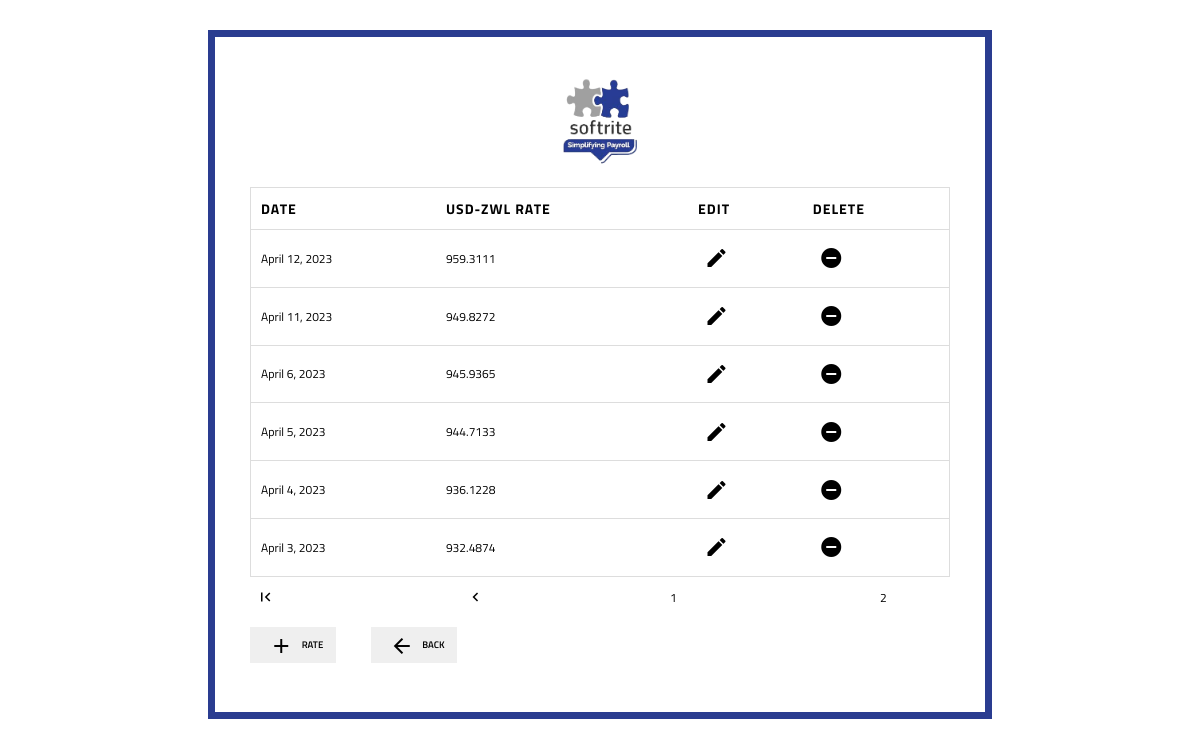
The page /interbank/?page=2 on the database its author committed.
### payroll_info/models.py (models this page shows, shortened)
class InterbankUSDRate(models.Model):
    date = models.DateField(default=datetime.today, unique=True)
    rate = models.FloatField()
    class Meta:
        verbose_name_plural = "Interbank USD Rates"

### payroll_info/views.py (the view)
# urls.py: path('interbank/', views.InterbankListView.as_view(), name='interbank-rates'),
class InterbankListView(ListView):
    model = InterbankUSDRate
    template_name = 'payroll_info/interbank_list.html'
    context_object_name = 'inter_rates'
    ordering = ['-date']  # ordered by date descending (latest first)
    paginate_by = 10
    def get_context_data(self, **kwargs):
        context = super().get_context_data(**kwargs)
        context['title'] = 'Interbank Rates'
        return context

### payroll_info/templates/payroll_info/interbank_list.html (shortened to what this page needs)
{% extends 'payroll_info/base.html' %}
{% block content %}
    <section id="interbank-rates-list">
        {% if inter_rates %}
            <table>
                <thead>
                    <tr>
                        <th>Date</th>
                        <th>USD-ZWL Rate</th>
                        <th>Edit</th>
                        <th>Delete</th>
                    </tr>
                </thead>
                {% for obj in inter_rates %}
                    <tr>
                        <td>{{ obj.date }}
                        <td>{{ obj.rate }}</td>
                        <td>
                            <a class="plain-link" href="{% url 'interbank-update' obj.id %}">
                                <i class="material-icons">edit</i>
                            </a>
                        </td>
                        <td>
                            <a class="plain-link" href="{% url 'interbank-delete' obj.id %}">
                                <i class="material-icons">remove_circle</i>
                            </a>
                        </td>
                    </tr>
                {% endfor %}
            </table>
         {% else %}
            <p>
               No interbank rates have been added yet.
            </p>
        {% endif %}
    </section>
    {% if is_paginated %}
        <div class="flex-row">
            {% if page_obj.has_previous %}
                <a href="?page=1" class="plain-link no-border button width-10">
                    <i class="material-icons md-18 no-padding">first_page</i>
                </a>
                <a href="?page={{ page_obj.previous_page_number }}" class="plain-link no-border button width-10">
                    <i class="material-icons md-18 no-padding">navigate_before</i>
                </a>
            {% endif %}
            {% for num in page_obj.paginator.page_range %}
                {% if page_obj.number == num %}
                    <a href="?page={{ num }}" class="plain-link no-border button width-10">{{num}}</a>
                {% elif  num > page_obj.number|add:'-2' and num < page_obj.number|add:'2' %}
                    <a href="?page={{ num }}" class="plain-link no-border button width-10">{{num}}</a>
                {% endif %}
            {% endfor %}
        </div>
    {% endif %}
    <span class="button-row-left">
        <a class="plain-link" href="{% url 'interbank-add' %} ">
            <button type="button">
                <i class="material-icons">add</i>
                Rate
            </button>
        </a>
        <a class="plain-link" href="{% url 'payroll-home' %}">
            <button type="button">
                <i class="material-icons">arrow_back</i>
                Back
            </button>
        </a>
    </span>
{% endblock %}

### payroll_info/static/payroll_info/css/qfc-light.css (style rules this page uses)
body { --main-bg-color: white; background: var(--main-bg-color); }
.qfc-container div { margin-top: 5px; margin-bottom: 15px; }
.qfc-container button, input[type='button'], input[type='reset'], input[type='submit'] { font-family: inherit; line-height: 0; font-size: .8em; padding: 0; width: 86px; height: 36px; border: 0; cursor: pointer; -webkit-transition: all 0.3s; -moz-transition: all 0.3s; transition: all 0.3s; font-weight: 600; text-transform: uppercase; }

### payroll_info/static/payroll_info/css/style2.css (style rules this page uses)
.flex-row { display: flex; justify-content: space-between; align-items: center; }
.button-row-left { display: flex; justify-content: flex-start; width:auto; column-gap: 5%; margin: 2% auto 2% auto; }
.width-10 { width: 10%; }
.no-border { border: none; border-radius: 0.2rem; }
.button-link, .plain-link { text-decoration: none; color: inherit; }
.material-icons { vertical-align: middle; padding: 0.4rem; }
.material-icons.md-18 { font-size: 18px; }
@media only screen and (min-width: 300px) and (max-width: 1200px) { body { font-size: 12px; } }

### payroll_info/static/payroll_info/css/tables.css (style rules this page uses)
table { border: 1px solid #ccc; border-collapse: collapse; margin:0; padding:0; width: 100%; }
table tr { border: 1px solid #ddd; padding: 5px; }
table th, table td { padding: 10px; text-align: left; }
table th { font-size: 14px; letter-spacing: 1px; text-transform: uppercase; }

### rows shown on the page
InterbankUSDRate: date "April 12, 2023", rate "959.3111"
InterbankUSDRate: date "April 11, 2023", rate "949.8272"
InterbankUSDRate: date "April 6, 2023", rate "945.9365"
InterbankUSDRate: date "April 5, 2023", rate "944.7133"
InterbankUSDRate: date "April 4, 2023", rate "936.1228"
InterbankUSDRate: date "April 3, 2023", rate "932.4874"

### other values the page prints
{{ num }} "1"
{{ num }} "2"
